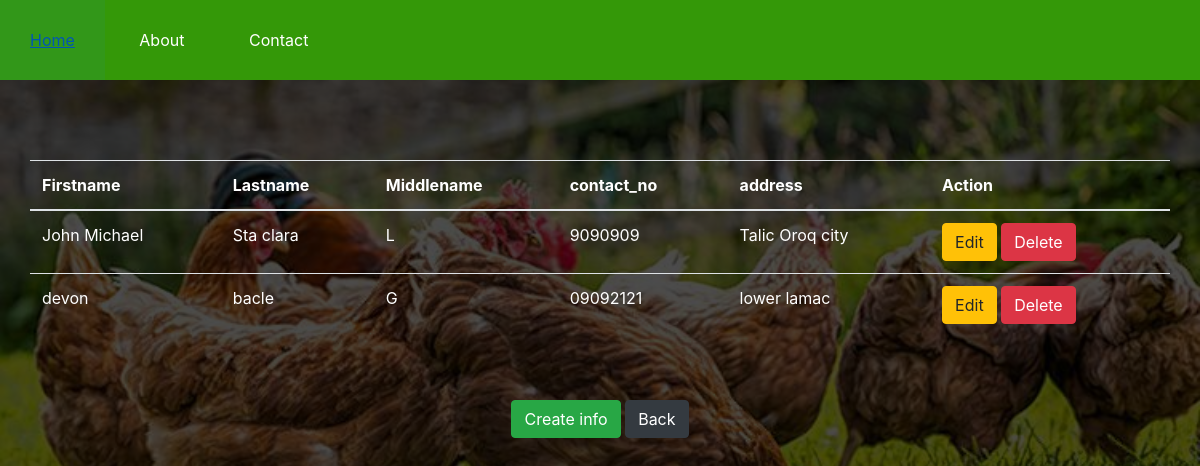
/customercrud.php (signed in), run on the app's committed database.
### tables this page shows
CREATE TABLE `customer` (
  `id` int(100) NOT NULL,
  `userid` int(100) DEFAULT NULL,
  `firstname` varchar(255) DEFAULT NULL,
  `middlename` varchar(255) DEFAULT NULL,
  `lastname` varchar(255) DEFAULT NULL,
  `contact_no` varchar(255) DEFAULT NULL,
  `address` varchar(255) DEFAULT NULL
);

### customercrud.php (the view, shortened to what this page needs)
<!DOCTYPE html>
<html>
<head>
	<link rel="stylesheet" type="text/css"	href="Css1/side.css">
	<link rel="stylesheet" href="bootstrap/css/bootstrap.min.css">
</head>
<body>
<div id="main">
			<nav>
				<ul>
					<li><a href="index.php">Home</a></li>
					<li><a href="#">About</a></li>
					<li><a href="#">Contact</a></li>
				</ul>
	</div>
	<?php require_once 'process1.php';?>
	<div class="container">
	<?php
		$mysqli = new mysqli('localhost','root','','registration') or die(mysqli_error($mysqli));
		$username= $_SESSION["username"];
		$result=$mysqli->query("select id from users where username='$username'") or die($mysqli->error);
		if(@count($result)==1)
		{
			$row=$result->fetch_array();
			$userid=$row['id'];
		}
		$result = $mysqli->query("SELECT * FROM customer where userid='$userid'") or die($mysqli->error);
		?>
		<div class="row justify-content-center">
		<br><br><br>
			<table class="table">
				<thead>
					<tr class="text-white">
						<th>Firstname</th>
						<th>Lastname</th>
						<th>Middlename</th>
						<th>contact_no</th>
						<th>address</th>
						<th colspan="2">Action</th>
					</tr>
				</thead>
				<?php
					while($row=$result->fetch_assoc()):?>
						<tr class="text-white">
							<td><?php echo $row['firstname']?></td>
							<td><?php echo $row['lastname']?></td>
							<td><?php echo $row['middlename']?></td>
							<td><?php echo $row['contact_no']?></td>
							<td><?php echo $row['address']?></td>
							<td>
								<a href="customeradd.php?edit=<?php echo $row['id'];?>"
									class="btn btn-warning">Edit</a>
								<a href="process1.php?delete=<?php echo $row['id'];?>"
									class="btn btn-danger">Delete</a>
							</td>
						</tr>
						<?php endwhile;?>
			</table>
		</div>
		<center>
		<br><br>
		<a href="customeradd.php"class="btn btn-success">Create info</a>
		<a href="index1.php"class="btn btn-dark">Back</a>
		</center>
</div>
</body>
</html>

### Css1/side.css (style rules this page uses)
* { margin:0px; padding:0px; }
body { font-size:120%; background:#F8F8FF; background-image:linear-gradient(rgba(0,0,0,0.7),rgba(0,0,0,0.7)), url("../Image chicken/b.jpg"); background-size:cover; }
#main { width:100%; height:20vh; }
nav { width:100%; height:80px; background-color:#349808; line-height:80px; }
nav ul { float:left; margin-right:30px; }
nav ul li { list-style-type: none; display:inline-block; transition:0.8s all; color:#fff }
nav ul li a { text-decoration:none; color:#fff; padding:30px; }
.btn { padding:10px; font-size:15px; color:white; background:#349808; border:none; border-radius:5px; }

### data on the page
customer: firstname "John Michael", lastname "Sta clara", middlename "L", contact_no "9090909", address "Talic Oroq city"
customer: firstname "devon", lastname "bacle", middlename "G", contact_no "09092121", address "lower lamac"
